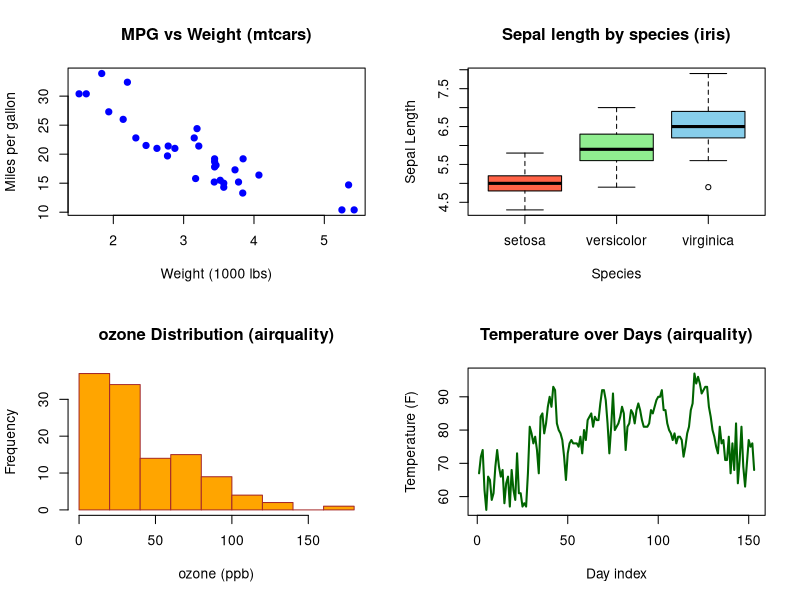

The R source for this figure: (Note: this script raises an error after producing the figure.)

data(mtcars)
data(iris)
data(airquality)

par(mfrow = c(2, 2))

#scatter plot
plot(mtcars$wt, mtcars$mpg,
main = "MPG vs Weight (mtcars)",
xlab = "Weight (1000 lbs)", ylab = "Miles per gallon",
col = "blue", pch = 19)

#Boxplot
boxplot(Sepal.Length ~ Species, data = iris,
main = "Sepal length by species (iris)",
xlab = "Species", ylab = "Sepal Length",
col = c("tomato", "lightgreen", "skyblue"))

#Histogram
hist(airquality$Ozone,
main = "ozone Distribution (airquality)",
xlab = "ozone (ppb)", col = "orange", border = "brown", breaks = 10)

#Line plot
plot(airquality$Temp, type = "l",
main = "Temperature over Days (airquality)",
xlab = "Day index", ylab = "Temperature (F)",
col = "darkgreen", lwd = 2)

#reset layout
par(mfrow = C(1, 1))

pairs(iris[1:4], main = "Scatterplot Matrix (iris)", col = iris$Species)

#save as png
png("r_visualization.png", width = 800, height = 600)
par(mfrow = c(2, 2))
plot(mtcars$wt, mtcars$mpg, main = "MPG vs Weight", xlab = "weight", ylab = "MPG", col = "blue", pch =19)
boxplot(Sepal.Length ~ Species, data = iris, main = "Sepal Length by species", col = c("red", "green", "blue"))
hist(airquality$Ozone, main = "Ozone Histogram", xlab = "Ozone", col = "orange")
plot(airquality$Temp, type = "1", main = "Temperature", ylab = "Temp", col = "darkgreen", lwd = 2)
dev.off()